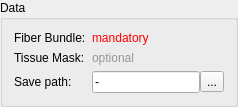
        <widget class="QGroupBox" name="groupBox_2">
         <property name="title">
          <string>Data</string>
         </property>
         <layout class="QGridLayout" name="gridLayout_10">
          <item row="3" column="0" colspan="2">
           <widget class="QLabel" name="m_TensorsToDWIBValueLabel_3">
            <property name="toolTip">
             <string/>
            </property>
            <property name="statusTip">
             <string/>
            </property>
            <property name="whatsThis">
             <string/>
            </property>
            <property name="text">
             <string>Tissue Mask:</string>
            </property>
            <property name="wordWrap">
             <bool>false</bool>
            </property>
           </widget>
          </item>
          <item row="3" column="2">
           <widget class="QLabel" name="m_TissueMaskLabel">
            <property name="text">
             <string>&lt;html&gt;&lt;head/&gt;&lt;body&gt;&lt;p&gt;&lt;span style=&quot; color:#969696;&quot;&gt;optional&lt;/span&gt;&lt;/p&gt;&lt;/body&gt;&lt;/html&gt;</string>
            </property>
            <property name="wordWrap">
             <bool>true</bool>
            </property>
           </widget>
          </item>
          <item row="0" column="0" rowspan="2" colspan="2">
           <widget class="QLabel" name="m_TensorsToDWIBValueLabel_16">
            <property name="toolTip">
             <string/>
            </property>
            <property name="statusTip">
             <string/>
            </property>
            <property name="whatsThis">
             <string/>
            </property>
            <property name="text">
             <string>Fiber Bundle:</string>
            </property>
            <property name="wordWrap">
             <bool>false</bool>
            </property>
           </widget>
          </item>
          <item row="0" column="2" rowspan="2">
           <widget class="QLabel" name="m_FiberBundleLabel">
            <property name="text">
             <string>&lt;html&gt;&lt;head/&gt;&lt;body&gt;&lt;p&gt;&lt;span style=&quot; color:#ff0000;&quot;&gt;mandatory&lt;/span&gt;&lt;/p&gt;&lt;/body&gt;&lt;/html&gt;</string>
            </property>
            <property name="wordWrap">
             <bool>true</bool>
            </property>
           </widget>
          </item>
          <item row="4" column="0">
           <widget class="QLabel" name="m_TensorsToDWIBValueLabel_10">
            <property name="toolTip">
             <string/>
            </property>
            <property name="statusTip">
             <string/>
            </property>
            <property name="whatsThis">
             <string/>
            </property>
            <property name="text">
             <string>Save path:</string>
            </property>
            <property name="wordWrap">
             <bool>false</bool>
            </property>
           </widget>
          </item>
          <item row="4" column="2">
           <widget class="QFrame" name="frame_6">
            <property name="frameShape">
             <enum>QFrame::NoFrame</enum>
            </property>
            <property name="frameShadow">
             <enum>QFrame::Raised</enum>
            </property>
            <layout class="QGridLayout" name="gridLayout_20">
             <property name="leftMargin">
              <number>0</number>
             </property>
             <property name="topMargin">
              <number>0</number>
             </property>
             <property name="rightMargin">
              <number>0</number>
             </property>
             <property name="bottomMargin">
              <number>0</number>
             </property>
             <property name="spacing">
              <number>0</number>
             </property>
             <item row="0" column="0">
              <widget class="QLineEdit" name="m_SavePathEdit">
               <property name="text">
                <string>-</string>
               </property>
              </widget>
             </item>
             <item row="0" column="1">
              <widget class="QToolButton" name="m_OutputPathButton">
               <property name="text">
                <string>...</string>
               </property>
              </widget>
             </item>
            </layout>
           </widget>
          </item>
         </layout>
        </widget>
